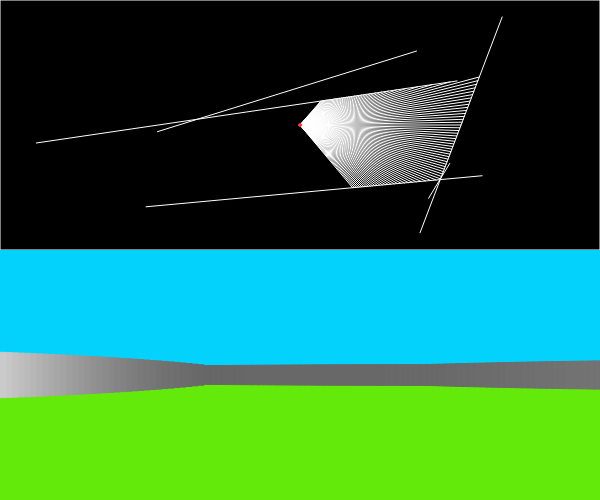
Frame 1 (no input)
Frame 60 (no input): identical to frame 1, image omitted
Frame 120 (the mouse pressed at the canvas centre since frame 60): identical to frame 1, image omitted

The p5.js sketch that drew this single still picture (run headless with seeded random() and noise() and a simulated clock; from frame 60 on, the mouse is pressed at the canvas centre):

// p5.js sketch
// ── sketch.js
let walls = [];
let rays = [];
let raycnt = 100;
let fov = 100;

let fr;

let c;
let ts = 1;
let ms = 1;

let px = 21;

let h = 250;

function setup() {
  createCanvas(600, 500);
  angleMode(DEGREES);
  c = new Person(width/2, h/2, 0);
  for (let i = 0; i < 5; i++) {
    walls[i] = new Wall(random(width), random(h), random(width), random(h));
  }
  walls[walls.length] = new Wall(0, 0, width, 0);
  walls[walls.length] = new Wall(width, 0, width, h);
  walls[walls.length] = new Wall(0, h, width, h);
  walls[walls.length] = new Wall(0, 0, 0, h);
  for (let i = 0; i < raycnt; i++) {
    rays[i] = new Ray();
  }
  fr = createP('');
}

function draw() {
  background(0);
  
  if (keyIsDown(LEFT_ARROW)) {
    c.move(0, ts);
  }
  if (keyIsDown(RIGHT_ARROW)) {
    c.move(0, -ts);
  }
  if (keyIsDown(UP_ARROW)) {
    c.move(ms, 0);
  }
  if (keyIsDown(DOWN_ARROW)) {
    c.move(-ms, 0);
  }
  
  // c.move(noise(px), (noise(px+100)-0.5)*5);
  // px += 0.01;
  stroke(255);
  for (let i = 0; i < walls.length; i++) {
    walls[i].show();
  }
  for (let i = 0; i < raycnt; i++) {
    rays[i].cast(c.x, c.y, fov/raycnt*i+c.a-fov/2);
    rays[i].show();
  }
  
  fill(255, 50, 50);
  stroke(255, 50, 50);
  c.show();
  
  let mh = h*h+width*width;
  let wd = width/raycnt;
  fill(3, 211, 252);
  noStroke();
  rectMode(CORNERS);
  rect(0, h, width, h+h/2);
  fill(100, 234, 10);
  noStroke();
  rect(0, h+h/2, width, 2*h);
  for (let i = 0; i < raycnt; i++) {
    let clr = map(200/rays[i].dst, 0, 0.3, 100, 255, true);
    stroke(clr);
    fill(clr);
    let norm = sqrt(rays[i].dst/mh);
    let ht = 1/sqrt(norm)*h/25;
    // let ht = rays[i].dst*cos(fov/raycnt*i-fov/2);
    if (ht > h) ht = h;
    rect(width-i*wd, height*3/4+ht/2, width-(i+1)*wd, height*3/4-ht/2);
  }
  
  fr.html(floor(frameRate()));
}

// ── person.js
class Person {
  constructor(x, y, a) {
    this.x = x;
    this.y = y;
    this.a = a;
    this.fr = new Ray();
    this.br = new Ray();
  }
  
  move(x, a) {
    this.a += a;
    this.x += x*cos(this.a);
    this.y += x*sin(this.a);
    let pos = createVector(this.x, this.y);
    
    this.fr.cast(this.x, this.y, this.a);
    this.br.cast(this.x, this.y, this.a+180);
    
    if (this.fr.dst < 10 || this.br.dst < 10) {
      this.a -= a;
      this.x -= x*cos(this.a);
      this.y -= x*sin(this.a);
    }
    
    // if (this.x > width) this.x = 0;
    // if (this.y > h) this.y = 0;
    // if (this.x < 0) this.x = width;
    // if (this.y < 0) this.y = h;
  }
  
  show() {
    ellipse(this.x, h-this.y, 3);
  }
}


function sqr(x) { return x * x }
function dist2(v, w) { return sqr(v.x - w.x) + sqr(v.y - w.y) }
function ptls(p, v, w) {
  var l2 = dist2(v, w);
  if (l2 == 0) return dist2(p, v);
  var t = ((p.x - v.x) * (w.x - v.x) + (p.y - v.y) * (w.y - v.y)) / l2;
  // t = max(0, min(1, t));
  return sqrt(dist2(p, createVector(v.x + t * (w.x - v.x), v.y + t * (w.y - v.y))));
}

// ── ray.js
class Ray {
  constructor() {
    this.x2 = 0;
    this.y2 = 0;
  }
  
  cast(x, y, ang) {
    this.a = ang;
    this.x = x;
    this.y = y;
    let x1 = x;
    let y1 = y;
    let x2 = x + 1000*cos(this.a);
    let y2 = y + 1000*sin(this.a);
    let record = 1000000;
    for (let i = 0; i < walls.length; i++) {
      let x3 = walls[i].x1;
      let y3 = walls[i].y1;
      let x4 = walls[i].x2;
      let y4 = walls[i].y2;
      let d = (x1-x2)*(y3-y4) - (y1-y2)*(x3-x4);
      let t = ((x1-x3)*(y3-y4) - (y1-y3)*(x3-x4))/d;
      let u = ((x1-x3)*(y1-y2) - (y1-y3)*(x1-x2))/d;
      if (t >= 0 && t <= 1 && u >= 0 && u <= 1) {
        let p1 = x1 + t*(x2-x1);
        let p2 = y1 + t*(y2-y1);
        let dst = pow(p1-x1, 2) + pow(p2-y1, 2);
        if (dst < record) {
          record = dst;
          this.x2 = p1;
          this.y2 = p2;
          this.c = i;
        }
      }
    }
    this.dst = record;
  }
  
  show() {
    line(this.x, h-this.y, this.x2, h-this.y2);
  }
}

// ── wall.js
class Wall {
  constructor(x1, y1, x2, y2) {
    this.x1 = x1;
    this.y1 = y1;
    this.x2 = x2;
    this.y2 = y2;
  }
  
  show() {
    line(this.x1, h-this.y1, this.x2, h-this.y2);
  }
}
